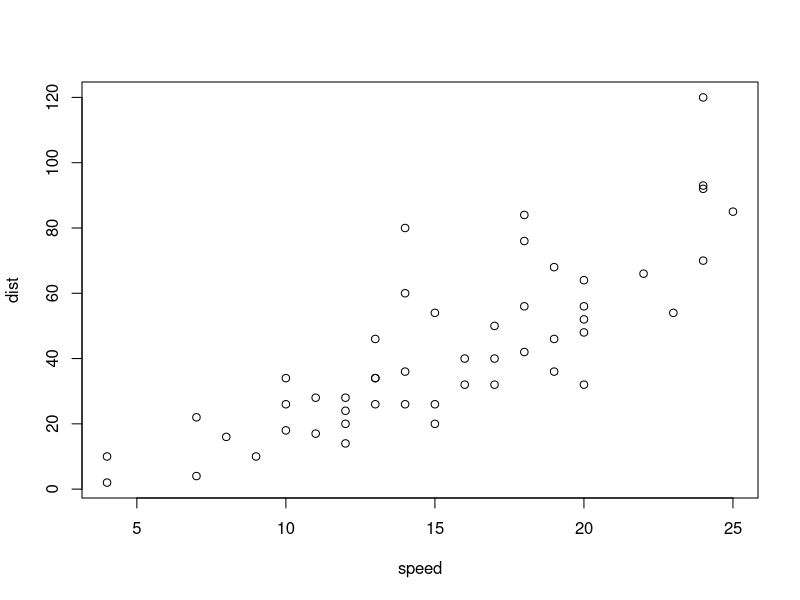
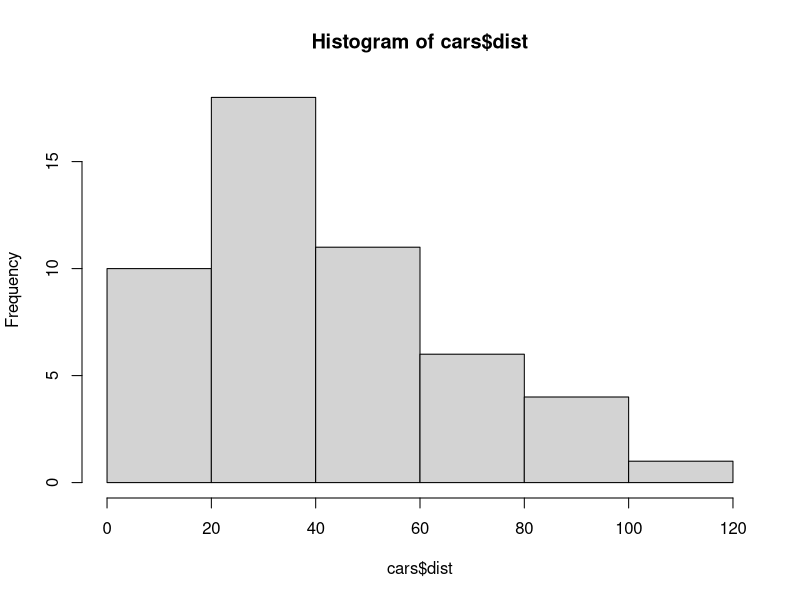

The R script that drew these images, in order:
View(cars)
my_age <- 12
your_age <- 14
sum(my_age, your_age)
plot(cars)
hist(cars$dist)
summary(cars)
summary(cars$speed)
cars[1:6, 1]
cars[1:6, 1:2]
new_data <- c(1, 2, 3, 5, 6, 9, NA, 16, NaN)
mean(new_data)
mean(new_data, na.rm = TRUE)
sum(new_data)
sum(new_data, na.rm = TRUE)
sum(new_data)
sum(new_data, na.rm = TRUE)
d <- seq(1,5, by = 2)
d
d <- seq(1,10, by = 2)
d
qty <- c(1,2,3,4,5)
price <- c(10,11,12,13,14)
func1 <- 2 * qty * price
func1
a <- 1:5
b <- 4:7
intersect(a, b)
union(a, b)
setdiff(a,b)
setdiff(b,a)
union(a,b)
setequal(a,b)
a %in% b
